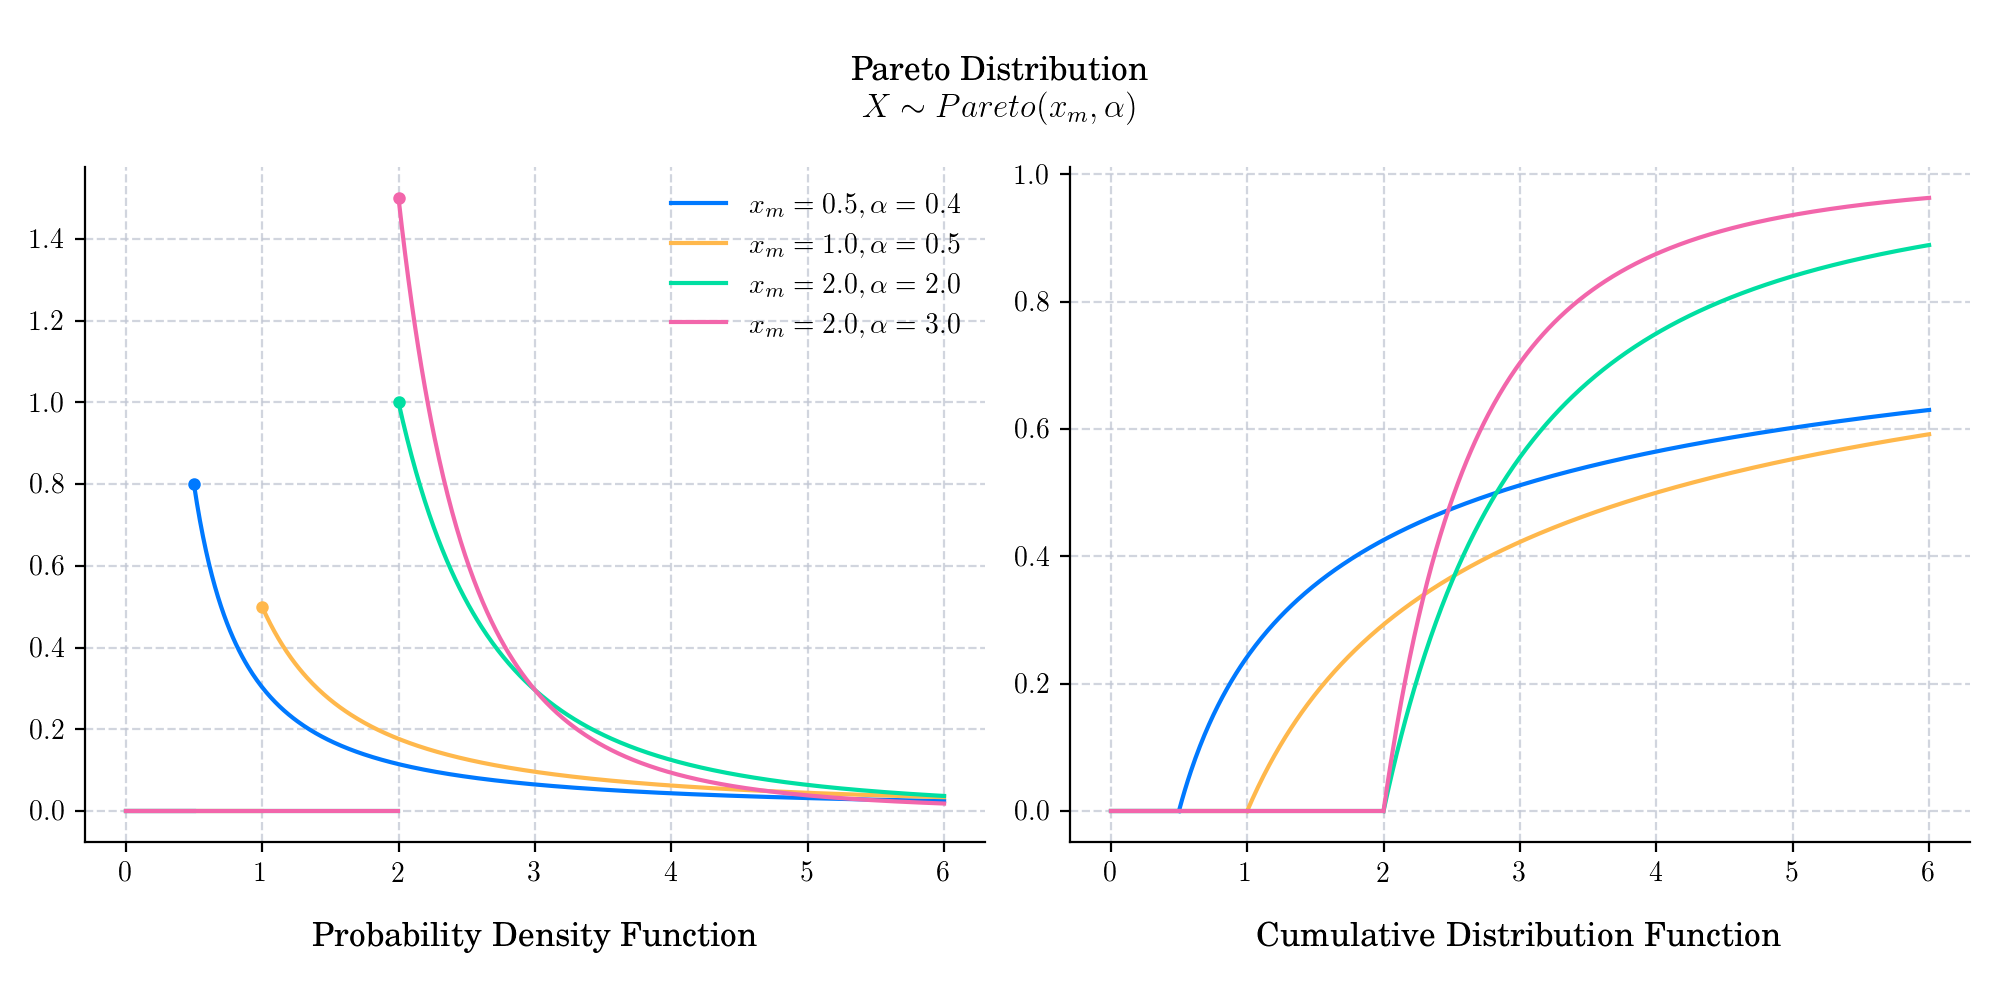

Reproduce this figure in Python.
import matplotlib.pyplot as plt
from matplotlib.gridspec import GridSpec

from scipy.stats import pareto
import numpy as np

# noinspection DuplicatedCode
plt.style.use(
    "https://raw.githubusercontent.com/quantgirluk/matplotlib-stylesheets/main/quant-pastel-light.mplstyle")

title: str = f"\n Pareto Distribution \n $X \\sim Pareto(x_m, \\alpha)$"

fig = plt.figure(figsize=(10, 5), dpi=200)
gs = GridSpec(1, 4, wspace=0.5)
ax1 = fig.add_subplot(gs[:2])
ax2 = fig.add_subplot(gs[2:])

params = [(0.5, 0.4), (1.0, 0.5), (2.0, 2.0), (2.0, 3.0)]
for (xm, b) in params:
    x1 = np.linspace(0.0, xm - 0.0001, 100)
    x2 = np.linspace(xm, 6., 500)
    rv = pareto(b=b, scale=xm, )
    x = x2
    ax1.plot(x, rv.pdf(x), label=f"$x_m={xm},  \\alpha={b}$")
    ax2.plot(x, rv.cdf(x), label=f"$x_m={xm},  \\alpha={b}$")
    c = ax1.get_lines()[-1].get_color()
    x = x1
    ax1.plot(xm, rv.pdf(xm), color=c, marker='o', markersize=3.5)
    ax1.plot(x, rv.pdf(x), color=c)
    ax2.plot(x, rv.cdf(x), color=c)

ax1.set_title('Probability Density Function', y=-0.18)
ax1.legend()
ax2.set_title('Cumulative Distribution Function', y=-0.18)
fig.suptitle(title)
gs.tight_layout(fig)

fig.savefig('04_Pareto')
plt.show()
